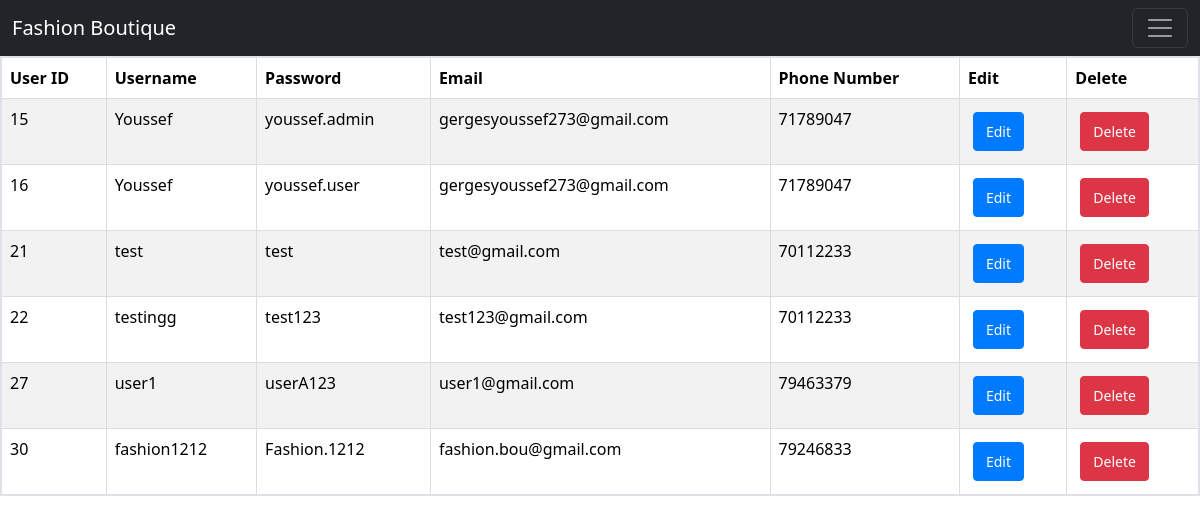
The page /users.php on the database its author committed.
### tables this page shows
CREATE TABLE `user` (
  `ID` int(4) NOT NULL,
  `username` varchar(20) DEFAULT NULL,
  `password` varchar(20) DEFAULT NULL,
  `email` varchar(30) DEFAULT NULL,
  `phonenumber` int(8) DEFAULT NULL,
  `adminnb` decimal(1,0) DEFAULT NULL
);

### users.php (the view, shortened to what this page needs)
<?php
include('snav.php');
require_once 'connection.php';
$query = "SELECT * FROM user";
$result = mysqli_query($con, $query);
if(mysqli_num_rows($result) > 0) {
    $users = mysqli_fetch_all($result, MYSQLI_ASSOC);
} else {
    $users = [];
}
?>
<!DOCTYPE html>
<html lang="en">
<head>
</head>
<body>
    <div class="content">
        <h1>Users</h1>
        <?php if(!empty($users)): ?>
            <table class="table table-striped">
                <thead>
                    <tr>
                        <th>User ID</th>
                        <th>Username</th>
                        <th>Password</th>
                        <th>Email</th>
                        <th>Phone Number</th>
                        <th>Edit</th>
                        <th>Delete</th>
                    </tr>
                </thead>
                <tbody>
                    <?php foreach($users as $user): ?>
                        <tr>
                            <td><?php echo $user['ID']; ?></td>
                            <td><?php echo $user['username']; ?></td>
                            <td><?php echo $user['password']; ?></td>
                            <td><?php echo $user['email']; ?></td>
                            <td><?php echo $user['phonenumber']; ?></td>
                            <td><a href="edit1.php?id=<?php echo $user['ID']; ?>" class="btn btn-primary">Edit</a></td>
                            <td><a href="delete.php?id=<?php echo $user['ID']; ?>" class="btn btn-danger">Delete</a></td>
                        </tr>
                    <?php endforeach; ?>
                </tbody>
            </table>
        <?php else: ?>
            <p>No users found.</p>
        <?php endif; ?>
    </div>
</body>
</html>

### users.php (style rules this page uses)
table { width: 100%; border-collapse: collapse; border: 2px solid #ddd; }
th, td { border: 1px solid #ddd; padding: 8px; text-align: left; }
th { background-color: #f2f2f2; }
tr:nth-child(even) { background-color: #f2f2f2; }
.btn { display: inline-block; padding: 8px 12px; margin: 5px; font-size: 14px; cursor: pointer; border: 1px solid #ccc; border-radius: 4px; background-color: #007bff; color: #fff; text-align: center; text-decoration: none; }
.btn-primary { background-color: #007bff; border-color: #007bff; }
.btn-danger { background-color: #dc3545; border-color: #dc3545; }

### rows shown on the page
user: ID "15", username "Youssef", password "youssef.admin", email "gergesyoussef273@gmail.com", phonenumber "71789047"
user: ID "16", username "Youssef", password "youssef.user", email "gergesyoussef273@gmail.com", phonenumber "71789047"
user: ID "21", username "test", password "test", email "test@gmail.com", phonenumber "70112233"
user: ID "22", username "testingg", password "test123", email "test123@gmail.com", phonenumber "70112233"
user: ID "27", username "user1", password "userA123", email "user1@gmail.com", phonenumber "79463379"
user: ID "30", username "fashion1212", password "Fashion.1212", email "fashion.bou@gmail.com", phonenumber "79246833"
